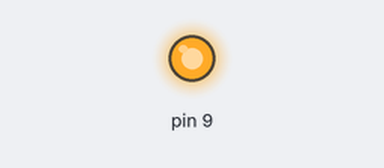
A sketch run on a simulated Arduino Uno, built with avr-gcc and run on an emulated ATmega328P. Parts: output pins drawn as LEDs (lit = HIGH).

Above: at 2.09 s.
At 4.0 s:
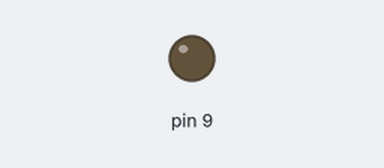
Timing chart, 0 to 5.2 s (numbered marks = the images above):
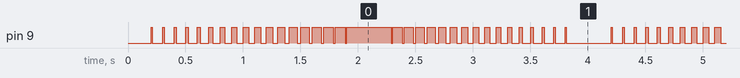

Measured:
- by itself, pin 9: moves between LOW and HIGH, repeating every 4.0 s

The sketch:

3a.ino
```cpp
int led=10;
int var=0;
int time=100;
int inc=5;

void setup()
{
  DDRB |= (1<<DDB1);
}

void loop()
{
  PORTB |=(1<<PB1);
  delay(var);
  PORTB &=(~(1<<PB1));
  delay(time-var);
  var+=inc;
  if(var==0||var==time)
    inc=-inc;
}
```
